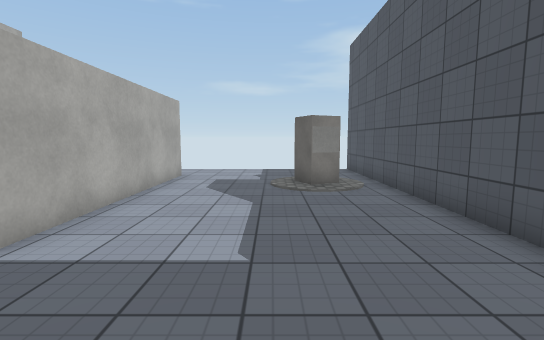
view 1 (above)

12 first-person views from a walk through a 3-D level made in the Unity game engine. The camera is 1.4 m above the floor, tilts 6° down and sees 85° across. The floor is counted in squares, 1 m on a side. Each view is taken from the middle of a square. On the plan, view 1 faces up. The plan holds only what a view shows up to about 14 squares ahead; the rest is blank. The place goes on beyond the plan. The player is left out. Some surface patterns are stand-ins.

view 2
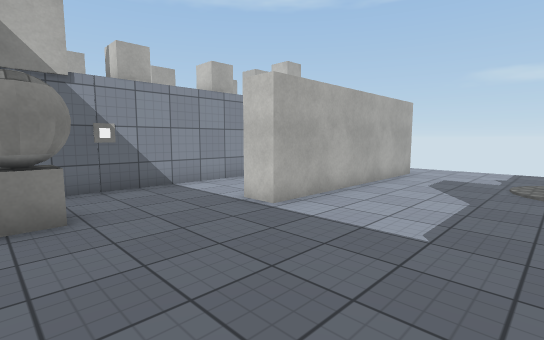

view 3
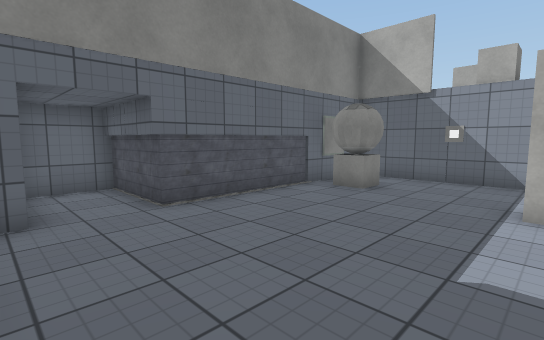

view 4
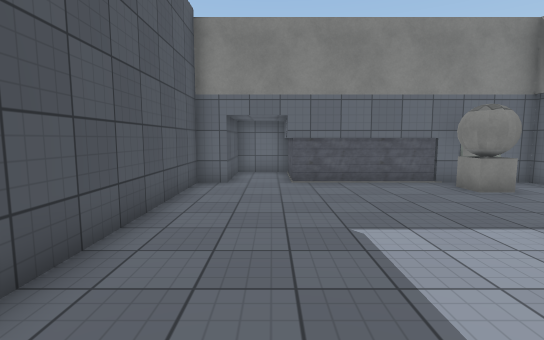

view 5
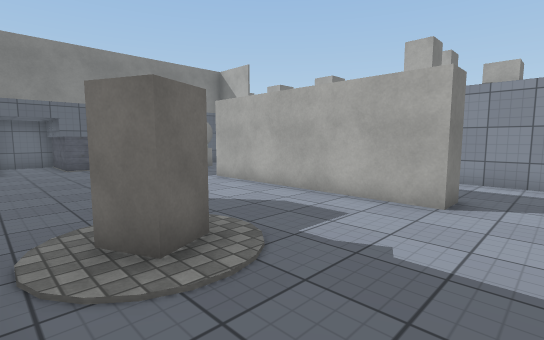

view 6
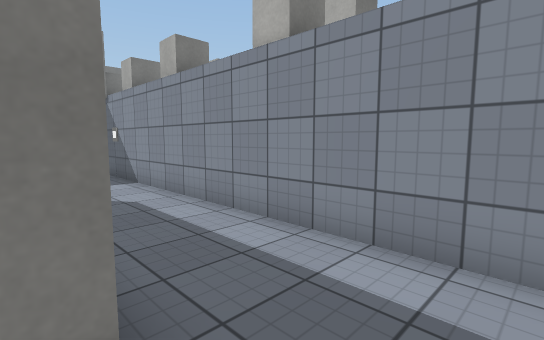

view 7
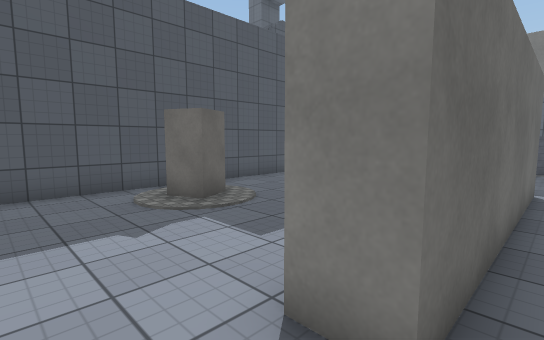

view 8
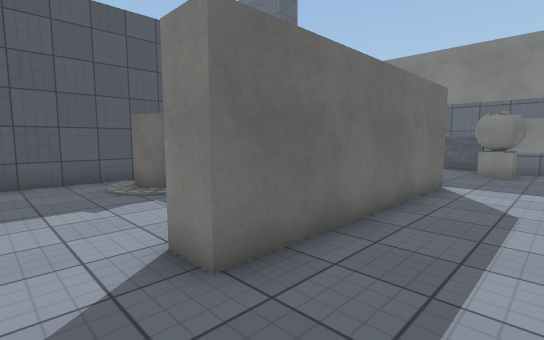

view 9
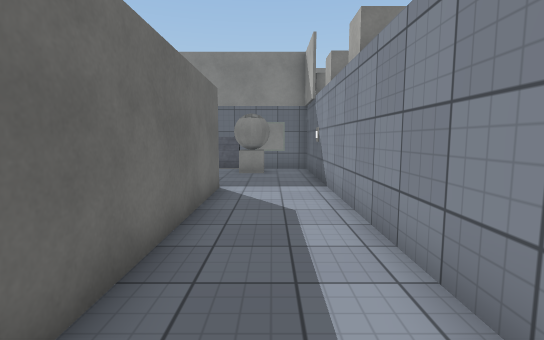

view 10
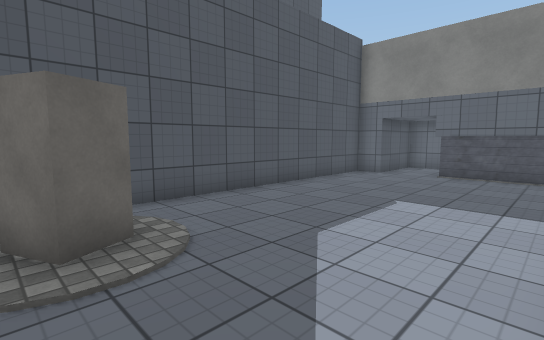

view 11
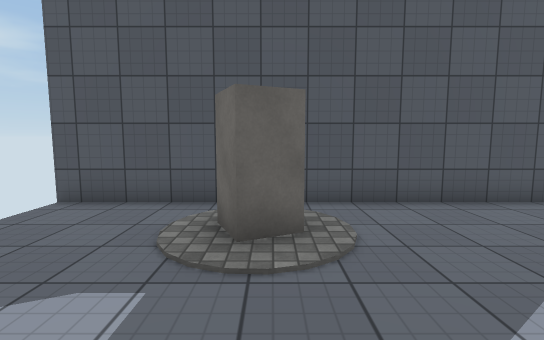

view 12
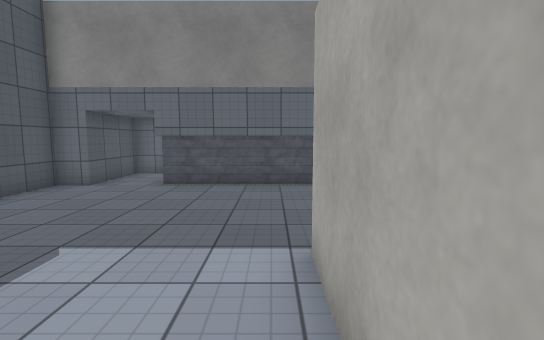

### Floor plan
Points are (right, up) in squares from view 1. A wall is a line through its corners. A room is listed if a view was taken in it or the views show most of it. See-through windows are left out.
Room 1 (views 1, 2, 3, 4, 5, 6, 7, 8, 9, 10, 11, 12)
walls: (-3.5, 3.5) (-4.5, 3.5) (-4.5, 11.3) (-3.5, 11.3) (-3.5, 3.5); (-7.6, 0.6) (-7.6, -1.9) (0.5, -1.9) (0.4, -4.3); (0.3, -1.9) (0.3, -5) (2.5, -5) (2.5, -1.9) (3.5, -1.9) (3.5, 13.9); (-7.6, 13) (-7.6, 2.4)
objects: other object (-8, 1); block (-8, 2); ball (-6, -1) to (-5, 0); other object (1, 9) to (2, 10)

Positions as (right, up) in squares from view 1, and headings:
1: (0, 0), facing up
2: (1, -1), facing up-left
3: (3, 4), facing down-left
4: (1, 8), facing down
5: (3, 13), facing down-left
6: (-4, 13), facing down-left
7: (-5, 13), facing down-right
8: (-7, 13), facing down-right
9: (-6, 12), facing down
10: (-3, 10), facing down-right
11: (-3, 9), facing right
12: (-3, 7), facing down
